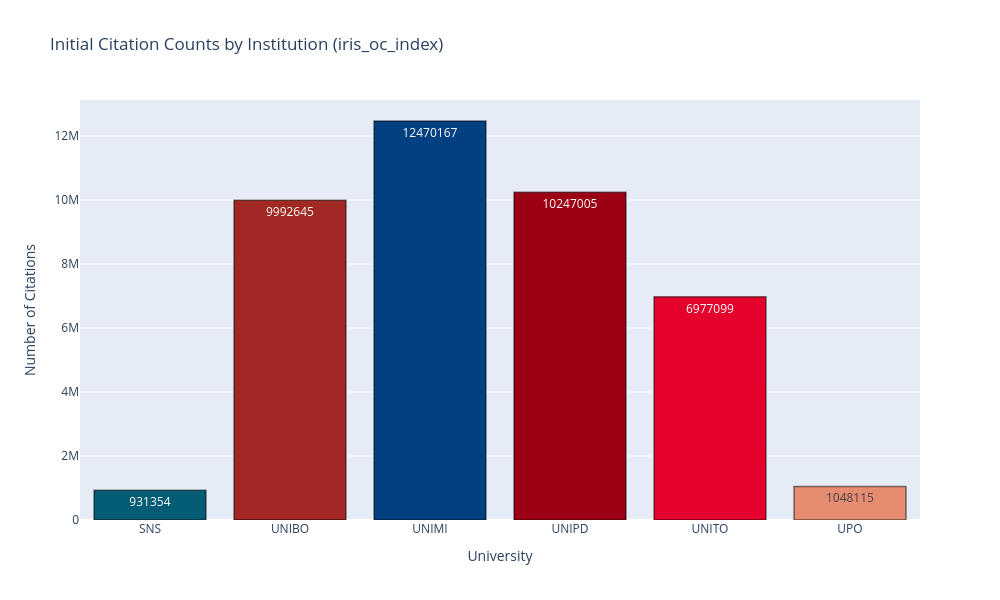

The code cell stored with this chart in its notebook:
### Markdown cell above
# IRIS-OpenCitation Dataset Overview

The input dataset we used for our research was a dataset which intergrated the research publication data from 6 IRIS institutions with the index and meta data from Open Citation.

### Code cell
import json
import plotly.graph_objects as go

# Load the JSON data
with open('/Users/regina/Documents/UNIBO/OpenScience/2025-2026/bloom/disciplinary_flow/iris_data_summary.json', 'r') as f:
    data = json.load(f)

# University colors
uni_colors = {
    "SNS": "035B74",
    "UNIBO": "A22823",
    "UNIMI": "034082",
    "UNIPD": "9C0014",
    "UNITO": "E4022D",
    "UPO": "E58C71"
}

# Extract university names and iris_oc_index values
universities = [item['university'] for item in data]
iris_counts = [item['iris_oc_index'] for item in data]
bar_colors = [f"#{uni_colors[uni]}" for uni in universities]

# Create bar chart
fig = go.Figure(data=[
    go.Bar(
        x=universities,
        y=iris_counts,
        text=iris_counts,
        textposition='auto',
        marker=dict(
            color=bar_colors,
            line=dict(color='rgba(0, 0, 0, 0.5)', width=1.5)
        )
    )
])

fig.update_layout(
    title="Initial Citation Counts by Institution (iris_oc_index)",
    xaxis_title="University",
    yaxis_title="Number of Citations",
    font=dict(size=12),
    height=600,
    width=1000,
    hovermode='x unified'
)

fig.show()

### Figure 1 — Plotly figure (JSON) as saved in the notebook; plotly's stock layout.template omitted (floating-point values rounded to 4 significant figures)
{"data": [{"marker": {"color": ["#035B74", "#A22823", "#034082", "#9C0014", "#E4022D", "#E58C71"], "line": {"color": "rgba(0, 0, 0, 0.5)", "width": 1.5}}, "text": ["931354", "9992645", "12470167", "10247005", "6977099", "1048115"], "textposition": "auto", "type": "bar", "x": ["SNS", "UNIBO", "UNIMI", "UNIPD", "UNITO", "UPO"], "y": [931354, 9992645, 12470167, 10247005, 6977099, 1048115]}], "layout": {"font": {"size": 12}, "height": 600, "hovermode": "x unified", "title": {"text": "Initial Citation Counts by Institution (iris_oc_index)"}, "width": 1000, "xaxis": {"title": {"text": "University"}}, "yaxis": {"title": {"text": "Number of Citations"}}}}
